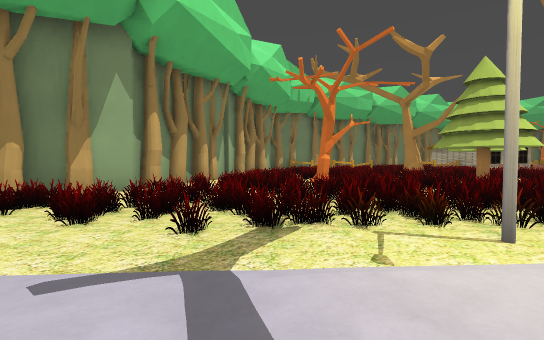
[1] (above)

24 first-person views from a walk through a Godot game level. The camera is 1.4 m above the floor, tilts 2° down and sees 85° across. Doors that lead somewhere are drawn open, without their leaves. The floor is counted in squares, 2 m on a side. Each view is taken from the middle of a square. On the plan, view 1 faces up. The plan holds only what a view shows up to about 10 squares ahead; the rest is blank. The place goes on beyond the plan. Some surface patterns are stand-ins.

[2]
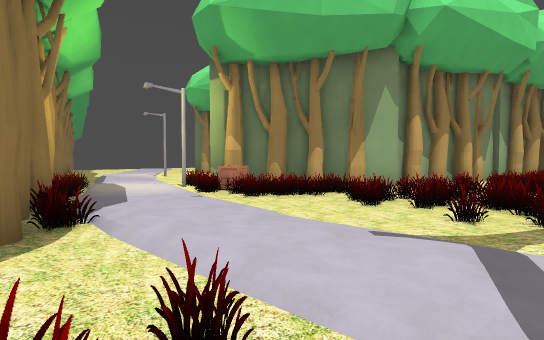

[3]
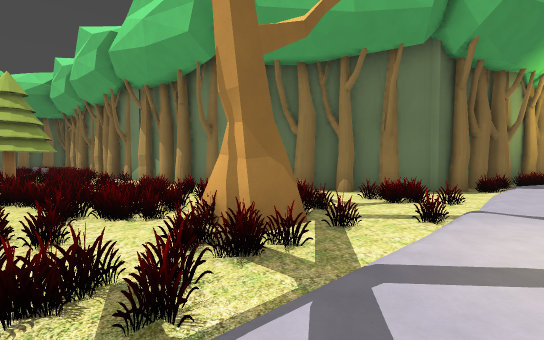

[4]
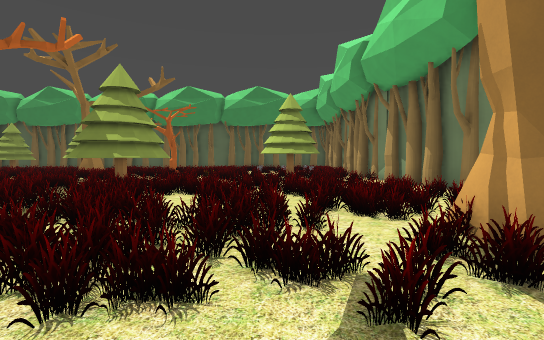

[5]
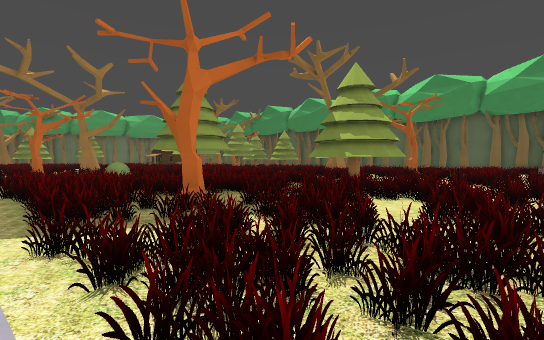

[6]
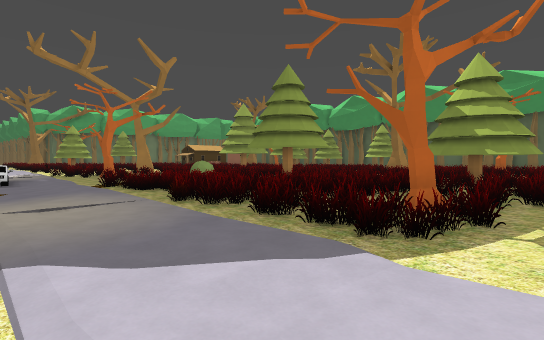

[7]
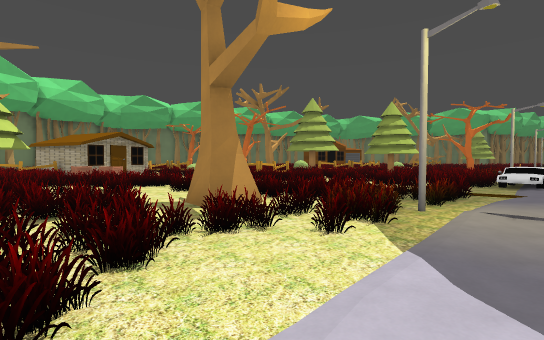

[8]
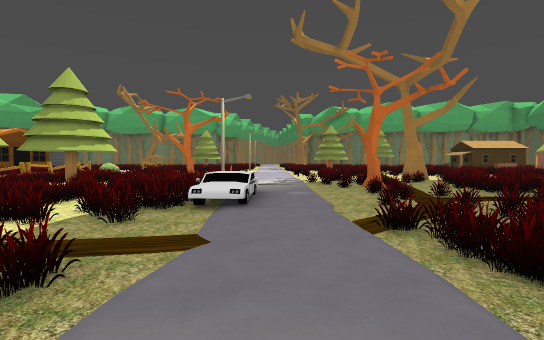

[9]
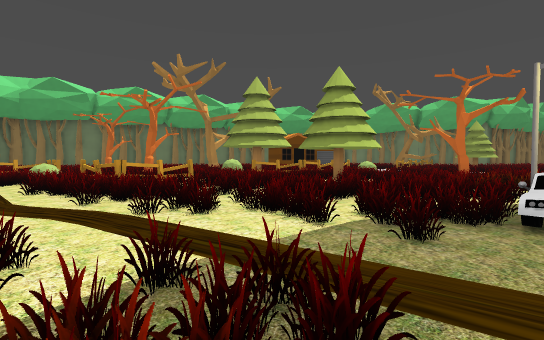

[10]
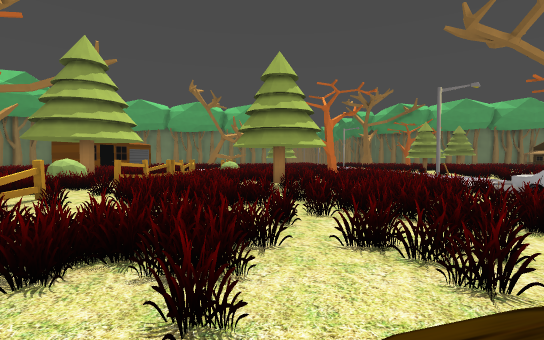

[11]
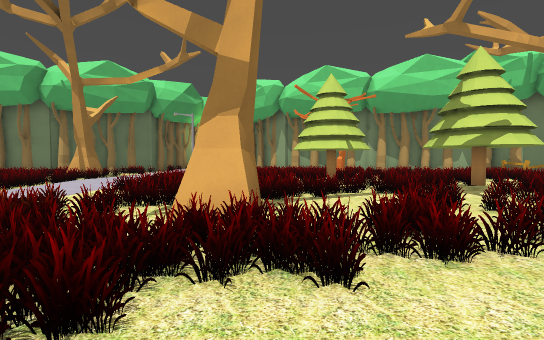

[12]
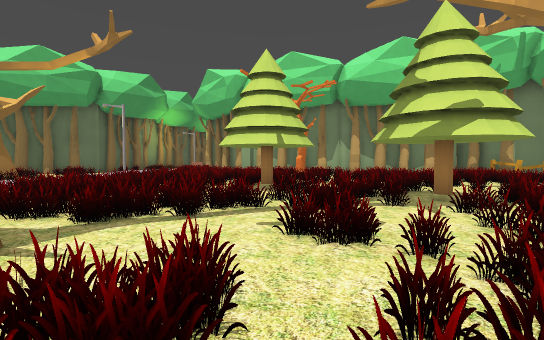

[13]
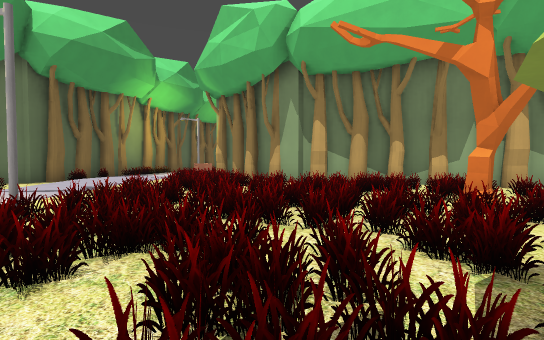

[14]
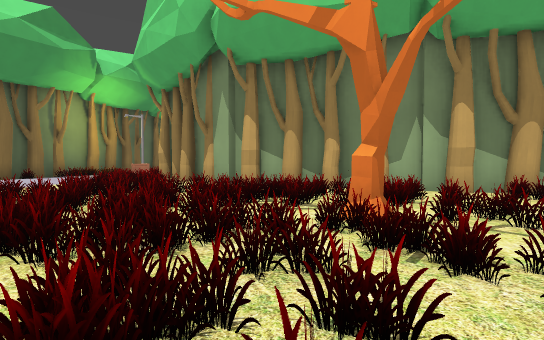

[15]
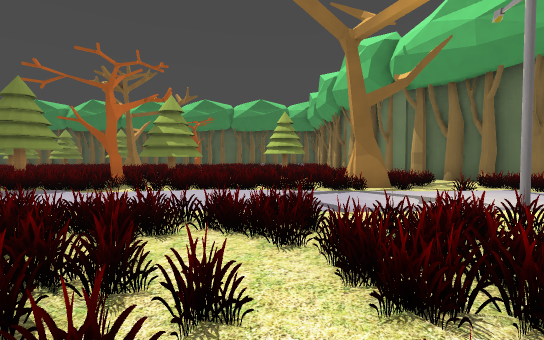

[16]
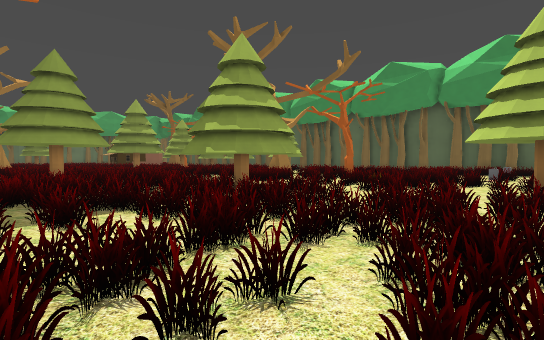

[17]
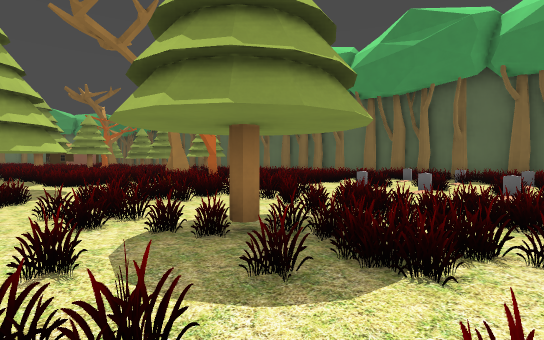

[18]
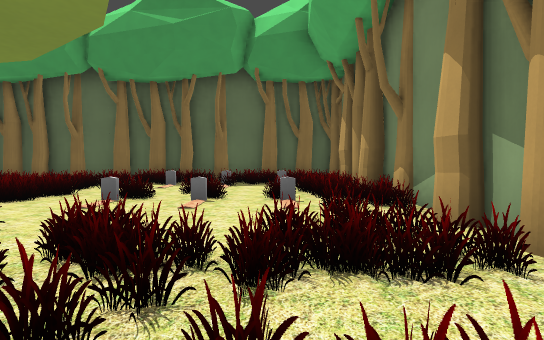

[19]
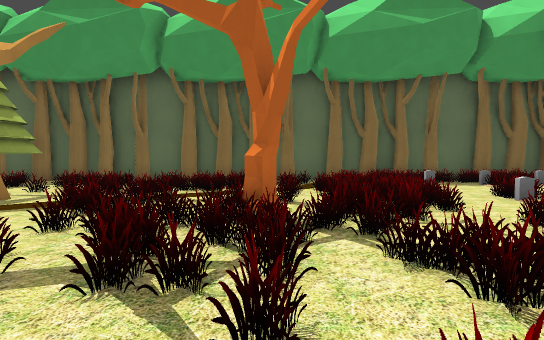

[20]
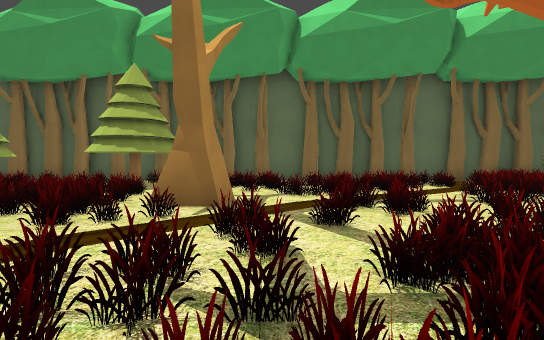

[21]
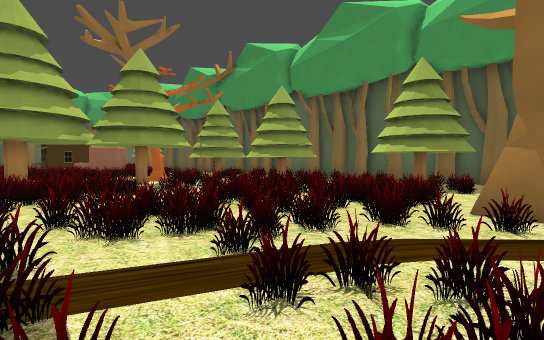

[22]
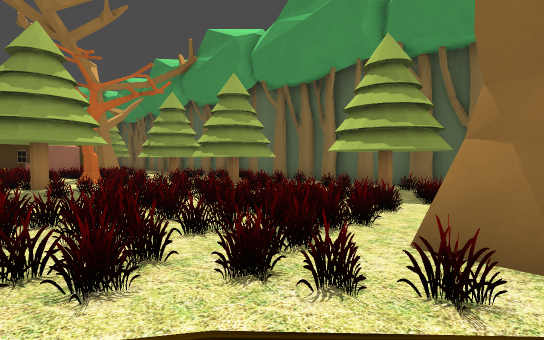

[23]
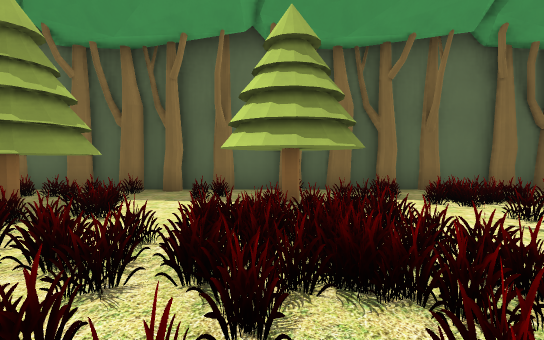

[24]
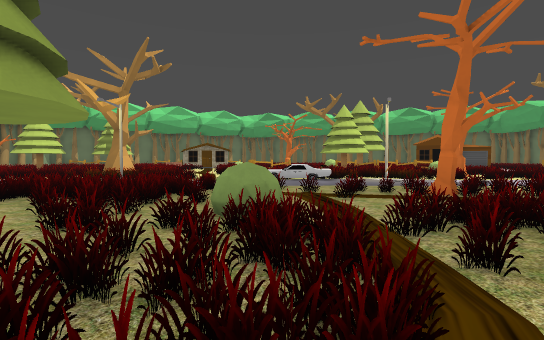

### Floor plan
Key: @ floor where view 1 was taken; # wall or solid block; x gap in a wall; . main floor; : floor 0.25 m higher than the main floor; / step, stairs or slope; = window, fence, low wall or low ledge; T tree; B box; C car; U bush; M tombstone; O other object.
Columns run from 5 left of view 1 to 23 right of it. Each row starts with its distance up from view 1.
 13     #.     ..       .O     U
 12    ##..    ....     .## ...U#
 11    #....   ..T..   .. #x#.. #
 10    #.....   .....  .. ....
  9   ##...T... ...... ... ..
  8   #  ......T.......... .
  7  ##  ......  ..............T
  6 ##.......... ...#........
  5 #........... ...#........
  4 #.......................
  3 B......#..........#....... #
  2 /.....////.....////....CCC/O
  1 ::.......::.......::.......::
  0 /////@//////////////////O////
 -1 ###..........................
 -2   #....##........    ......T.
 -3    #..  ......T.............
 -4    ##  ..........  ....U....
 -5       .. .......    .......
 -6      #.  .......    T.....
 -7      #   .... ...     ...
 -8      #   .... TTT      .
 -9      ##.......TTT
-10        .......TTT.
-11        ..T.......  ........
-12        ......==.. .........
-13       #.....................
-14      ##........T...........T.
-15      #.......................
-16      ##.MM.M. ......#.....
-17       #...... .............T
-18       #...... ............TTT
-19       # MO.M  ..   ....T..TT
-20          ..# ..   ...........
-21       #######################

Where each view was taken, in squares from view 1:
view 1: 0 up, 0 right, facing up
view 2: 1 down, 0 right, facing up-left
view 3: 1 up, 5 right, facing down-left
view 4: 1 up, 5 right, facing down
view 5: 0 up, 5 right, facing down-right
view 6: 2 up, 8 right, facing down-right
view 7: 1 up, 8 right, facing up-right
view 8: 1 up, 13 right, facing right
view 9: 2 up, 14 right, facing up-right
view 10: 7 up, 14 right, facing right
view 11: 6 up, 15 right, facing left
view 12: 8 up, 13 right, facing left
view 13: 6 up, 6 right, facing left
view 14: 8 up, 5 right, facing left
view 15: 6 up, 5 right, facing down
view 16: 4 down, 4 right, facing down-right
view 17: 9 down, 2 right, facing down-right
view 18: 11 down, 3 right, facing down
view 19: 11 down, 10 right, facing down
view 20: 11 down, 14 right, facing down
view 21: 11 down, 15 right, facing down-right
view 22: 13 down, 15 right, facing down-right
view 23: 14 down, 18 right, facing down
view 24: 8 down, 18 right, facing up
